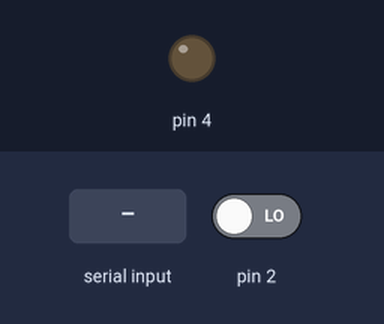
The sketch below on a simulated Arduino Uno, built with avr-gcc and run on an emulated ATmega328P. Shown: output pins drawn as LEDs (lit = HIGH). Inputs (shaded band) come from the test bench; at power-on: pin 2 LOW.

Above: at 1.2 s.
1.3 s: pin 2 driven HIGH
At 1.6 s:
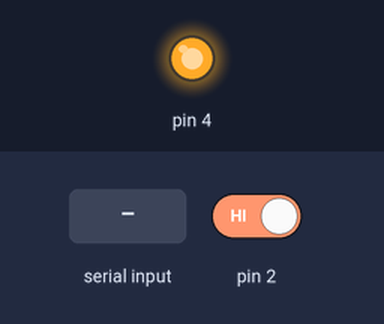
2.8 s: "0" received over Serial
At 4.0 s:
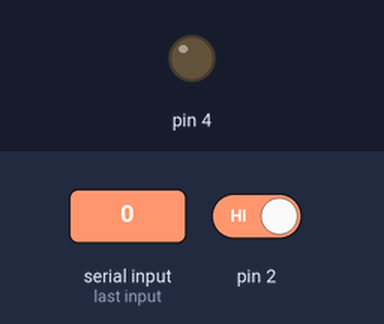
4.3 s: "1" received over Serial
At 5.1 s:
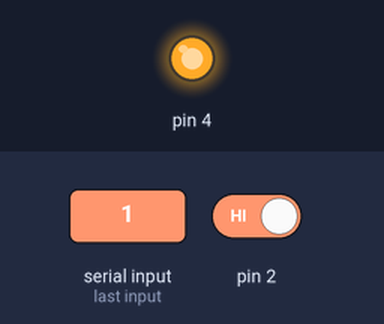
Timing chart, 0 to 7.3 s (numbered marks = the images above; inputs shaded):
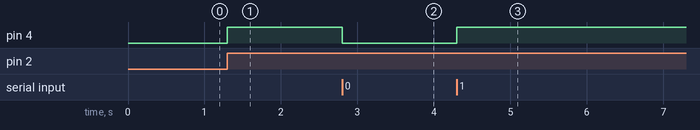

The sketch:

led_switch_serial.ino
```cpp
int prev = 0, cur = 0, state = 0;

void setup()
{
  Serial.begin(9600);
  pinMode(2, INPUT);
  pinMode(4, OUTPUT);
}

void loop()
{
  prev = cur;
  cur = digitalRead(2);

  if (Serial.available()) {
    int todo = Serial.read();
    if (todo == '0') {
      digitalWrite(4, LOW);
      state = 0;
    } else {
      digitalWrite(4, HIGH);
      state = 1;
    }
  }

  if (prev != cur && cur == HIGH) {
    state = 1 - state;
    if (state)
      digitalWrite(4, HIGH);
    else
      digitalWrite(4, LOW);
  }

  delay(1);
}
```

Measured:
- after the input at 1.3 s, pin 4: LOW → HIGH at once
- after the input at 2.8 s, pin 4: HIGH → LOW at once
- after the input at 4.3 s, pin 4: LOW → HIGH at once
